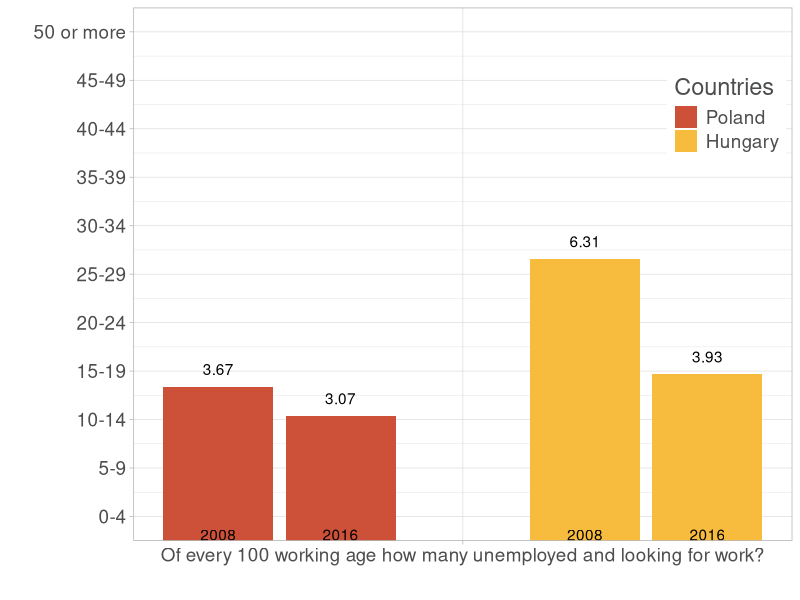
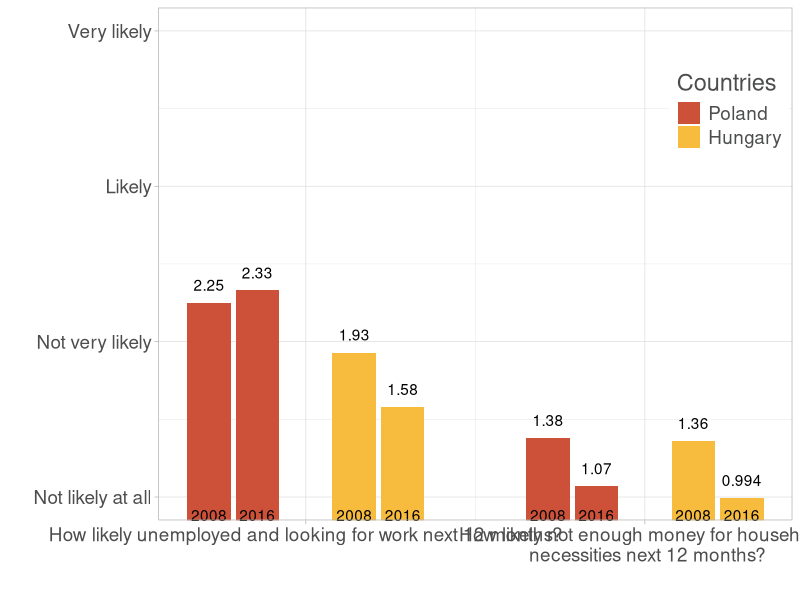

Reproduce these figures in R, in order.

######################
# Plotting functions
# YOU CAN IGNORE THIS PART
######################

install.packages("ggplot2")
library(ggplot2)

colors <- c("#cd5038","#f7bb3d")
countries <- c("Poland", "Hungary")

# Labels, the labels for the individual bars (vector)
# Grouplabels, the labels for each group of bars (vector)
# yLabels, labels for the y axis (vector)
# Data, the data for all bars (vector)
# y, min and max value for y axis (vector)
barPlot <- function(labels, groupLabels, yLabels, data, y) {
  nQuestions <- length(groupLabels)
  
  # Data points per country per question
  nDataPCPQ <- (length(data)/length(countries))/nQuestions
  
  df <- data.frame(
    x=labels,
    y=data,
    Countries=
      rep(
        c(
          rep(countries[1], nDataPCPQ),
          rep(countries[2], nDataPCPQ)
        ), nQuestions)
  )
  
  df$Countries <- factor(df$Countries, levels=unique(df$Countries))

  groupStarts <- seq(1, 1 + (7 * ((length(data)/4)-1)), by=7)
  xSeq <- unlist(lapply(groupStarts, FUN=function(x){c(unlist(seq(from=x, to=x+1, by=1)), unlist(seq(from=x+3, to=x+4, by=1)))}))
  iGroups <- 1:length(groupStarts)
  xGroups <- unlist(lapply(iGroups, FUN=function(x){mean(xSeq[(1 + (4*(x-1))):(4 + (4*(x-1)))])}))
  
  ggplot(data=transform(df, x=xSeq), aes(x=x, y=y, fill=Countries)) +
    geom_histogram(stat = "identity") + labs(x="", y="") +
    scale_x_discrete(breaks = NULL) +
    geom_text(aes(x=xSeq, y=df$y, label=df$y), vjust=-1) +
    geom_text(aes(x=xSeq, y=1, label=labels), vjust=2) +
    scale_x_continuous(breaks=xGroups, labels=groupLabels) +
    scale_y_continuous(breaks=c(y[1]:y[2]), labels=yLabels) +
    coord_cartesian(ylim = y) +
    theme_light() +
    theme(
      text = element_text(size=17, color="#4C4D4D"),
      plot.title=element_text(hjust = 0.5),
      legend.position=c(0.9,0.8)
    ) +
    scale_fill_manual(values=colors)
}

## question 1
labels <- rep(c(2008, 2016), 2)
questions <- c("Of every 100 working age how many unemployed and looking for work?")
possibleAnswers <- c("0-4", "5-9", "10-14", "15-19", "20-24", "25-29", "30-34", "35-39", "40-44", "45-49", "50 or more")

pl <- c(3.67, 3.07)
hu <- c(6.31, 3.93)
data <- c(pl, hu)

barPlot(labels, questions, possibleAnswers, data, y=c(1,11))

## question 2 & 3
labels <- rep(c(2008, 2016), 4)
questions <- c("How likely unemployed and looking for work next 12 months?", "How likely not enough money for household \n necessities next 12 months?")
possibleAnswers <- c("Not likely at all", "Not very likely", "Likely", "Very likely")

data <- c(2.25, 2.33, 1.93, 1.58, 1.38, 1.07, 1.36, 0.994)

barPlot(labels, questions, possibleAnswers, data, y=c(1,4))